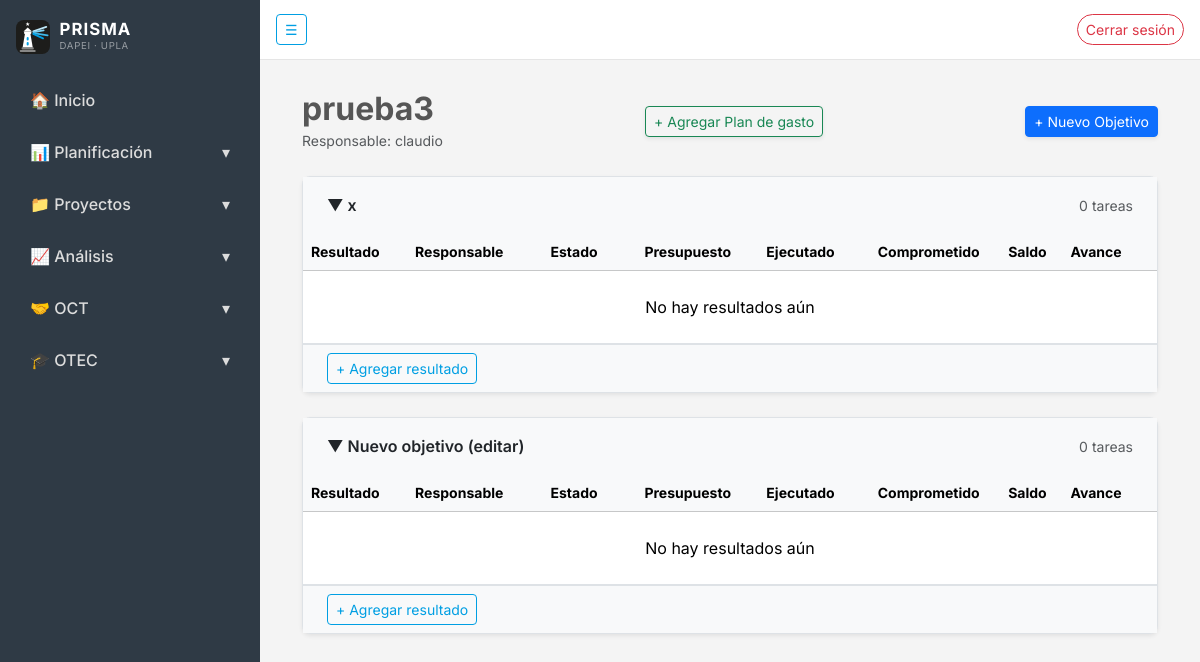
The app's page /proyectos/proyectos/3/ (signed in) with its own data.
### proyectos/models.py (models this page shows, shortened)
class Proyecto(models.Model):
    TIPO_PROYECTO = [
        ('PACE', 'Pace'),
        ('FORT', 'Fortalecimiento'),
        ('REG', 'Regionales'),
        ('ADAIN', 'Adain'),
        ('GORE', 'Gore'),
    ]
    ESTADOS = [
        ('PLANIFICADO', 'Planificado'),
        ('EN_EJECUCION', 'En ejecución'),
        ('FINALIZADO', 'Finalizado'),
        ('SUSPENDIDO', 'Suspendido'),
    ]
    PRIORIDADES = [
        ('BAJA', 'Baja'),
        ('MEDIA', 'Media'),
        ('ALTA', 'Alta'),
    ]
    nombre = models.CharField(max_length=255)
    descripcion = models.TextField(blank=True)
    tipo = models.CharField(
        max_length=10,
        choices=TIPO_PROYECTO,
        default='PACE'
    )
    responsable = models.ForeignKey(
        User,
        on_delete=models.PROTECT,
        related_name='proyectos_responsable',
        null=True,
        blank=True
    )
    creado_por = models.ForeignKey(
        User,
        on_delete=models.PROTECT,
        related_name='proyectos_creados',
        null=True,
        blank=True
    )
    fecha_creacion = models.DateTimeField(auto_now_add=True)
    duracion_meses = models.PositiveIntegerField(
        default=0,
        blank=True
    )
    prioridad = models.CharField(
        max_length=10,
        choices=PRIORIDADES,
        default='MEDIA'
    )
    estado = models.CharField(
        max_length=20,
        choices=ESTADOS,
        default='PLANIFICADO'
    )
    cumplimiento = models.DecimalField(
        max_digits=5,
        decimal_places=2,
        default=0
    )
    presupuesto_total = models.DecimalField(
        max_digits=15,
        decimal_places=2,
        default=0
    )
    presupuesto_disponible = models.DecimalField(
        max_digits=15,
        decimal_places=2,
        default=0
    )

class ObjetivoEspecifico(models.Model):
    proyecto = models.ForeignKey(
        Proyecto,
        on_delete=models.CASCADE,
        related_name='objetivos',
        null=True,
        blank=True
    )
    descripcion = models.TextField(default="Objetivo sin descripción")

### proyectos/views.py (the view)
# urls.py: path('proyectos/<int:pk>/', views.detalle_proyecto, name="detalle_proyecto"),
@login_required
def detalle_proyecto(request, pk):
    proyecto = get_object_or_404(
        Proyecto.objects.prefetch_related('objetivos__resultados'),
        pk=pk
    )
    contexto = {
        "proyecto": proyecto,
        "es_encargado": usuario_es_responsable(request.user, proyecto),
        "es_jefe": es_jefe(request.user),
    }
    return render(request, "proyectos/detalle_proyecto.html", contexto)

### proyectos/views.py (called while the page is built)
def es_jefe(user):
    return user.groups.filter(name='JefeProyectos').exists()

def usuario_es_responsable(user, proyecto):
    return user == proyecto.responsable

### proyectos/templates/proyectos/detalle_proyecto.html (shortened to what this page needs)
{% extends "core/base.html" %}
{% load humanize %}
{% block content %}
<div class="container-fluid">
    <div class="d-flex justify-content-between align-items-center mb-4">
        <div>
            <h2 class="fw-bold mb-0">{{ proyecto.nombre }}</h2>
            <small class="text-muted">
                Responsable: {{ proyecto.responsable }}
            </small>
        </div>
        {% if es_encargado %}
        <button class="btn btn-outline-success btn-sm shadow-sm"
                hx-get="{% url 'proyectos:crear_plan_gasto_form' proyecto.pk %}"
                hx-target="#modal-body"
                data-bs-toggle="modal"
                data-bs-target="#modalPresupuesto">
            + Agregar Plan de gasto
        </button>
        <button class="btn btn-primary btn-sm shadow-sm"
                hx-post="{% url 'proyectos:crear_objetivo' proyecto.pk %}"
                hx-target="#contenedor-objetivos"
                hx-swap="beforeend">
            + Nuevo Objetivo
        </button>
        {% endif %}
    </div>
    <div id="contenedor-objetivos">
        {% for objetivo in proyecto.objetivos.all %}
        <div class="objetivo-grupo mb-4 rounded-3 shadow-sm border bg-white">
            <div class="d-flex justify-content-between align-items-center px-4 py-3"
                 onclick="toggleObjetivo({{ objetivo.pk }})"
                 style="cursor:pointer; background:#f8f9fa;">
                <div class="fw-semibold text-dark"
                     hx-get="{% url 'proyectos:editar_objetivo_form' objetivo.pk %}"
                     hx-trigger="dblclick"
                     hx-target="this"
                     hx-swap="outerHTML">
                    <span id="icono-{{ objetivo.pk }}">▼</span>
                    {{ objetivo.descripcion }}
                </div>
                <div class="text-muted small">
                    {{ objetivo.resultados.count }} tareas
                </div>
            </div>
            <div id="grupo-{{ objetivo.pk }}">
                <table class="table align-middle mb-0">
                    <thead class="table-light small text-muted">
                        <tr>
                            <th class="text-start">Resultado</th>
                            <th class="text-start">Responsable</th>
                            <th class="text-center">Estado</th>
                            <th class="text-end">Presupuesto</th>
                            <th class="text-end">Ejecutado</th>
                            <th class="text-end">Comprometido</th>
                            <th class="text-end">Saldo</th>
                            <th class="text-center">Avance</th>
                            <th></th>
                        </tr>
                    </thead>
                    <tbody id="resultados-{{ objetivo.pk }}"
                           hx-on::after-swap="
                               const empty = document.getElementById('empty-{{ objetivo.pk }}');
                               if (empty) empty.remove();
                           ">
                        {% for resultado in objetivo.resultados.all %}
                            {% include "proyectos/partials/resultado_row.html" %}
                        {% empty %}
                            <tr id="empty-{{ objetivo.pk }}" class="text-center text-muted">
                                <td colspan="9" class="py-4">
                                    No hay resultados aún
                                </td>
                            </tr>
                        {% endfor %}
                    </tbody>
                </table>
                {% if es_encargado %}
                <div class="px-4 py-2 border-top bg-light">
                    <button class="btn btn-sm btn-outline-secondary"
                            hx-post="{% url 'proyectos:crear_resultado' objetivo.pk %}"
                            hx-target="#resultados-{{ objetivo.pk }}"
                            hx-swap="beforeend">
                        + Agregar resultado
                    </button>
                </div>
                {% endif %}
            </div>
        </div>
        {% endfor %}
    </div>
</div>
{% endblock %}

### core/templates/core/base.html (style rules this page uses)
:root { --font-sans: 'Inter', -apple-system, BlinkMacSystemFont, 'Segoe UI', Roboto, sans-serif; --font-mono: 'JetBrains Mono', ui-monospace, 'SFMono-Regular', Menlo, monospace; }
body { overflow-x: hidden; background-color: #f4f4f4; color: #565656; font-family: var(--font-sans); font-feature-settings: 'cv02', 'cv03', 'cv04', 'cv11'; -webkit-font-smoothing: antialiased; -moz-osx-font-smoothing: grayscale; }
.btn-outline-secondary { border-color: #009fe3; color: #009fe3; }

### records on screen
Proyecto: nombre "prueba3", responsable "claudio"
ObjetivoEspecifico: descripcion "x", resultados.count "0"
ObjetivoEspecifico: descripcion "Nuevo objetivo (editar)", resultados.count "0"
